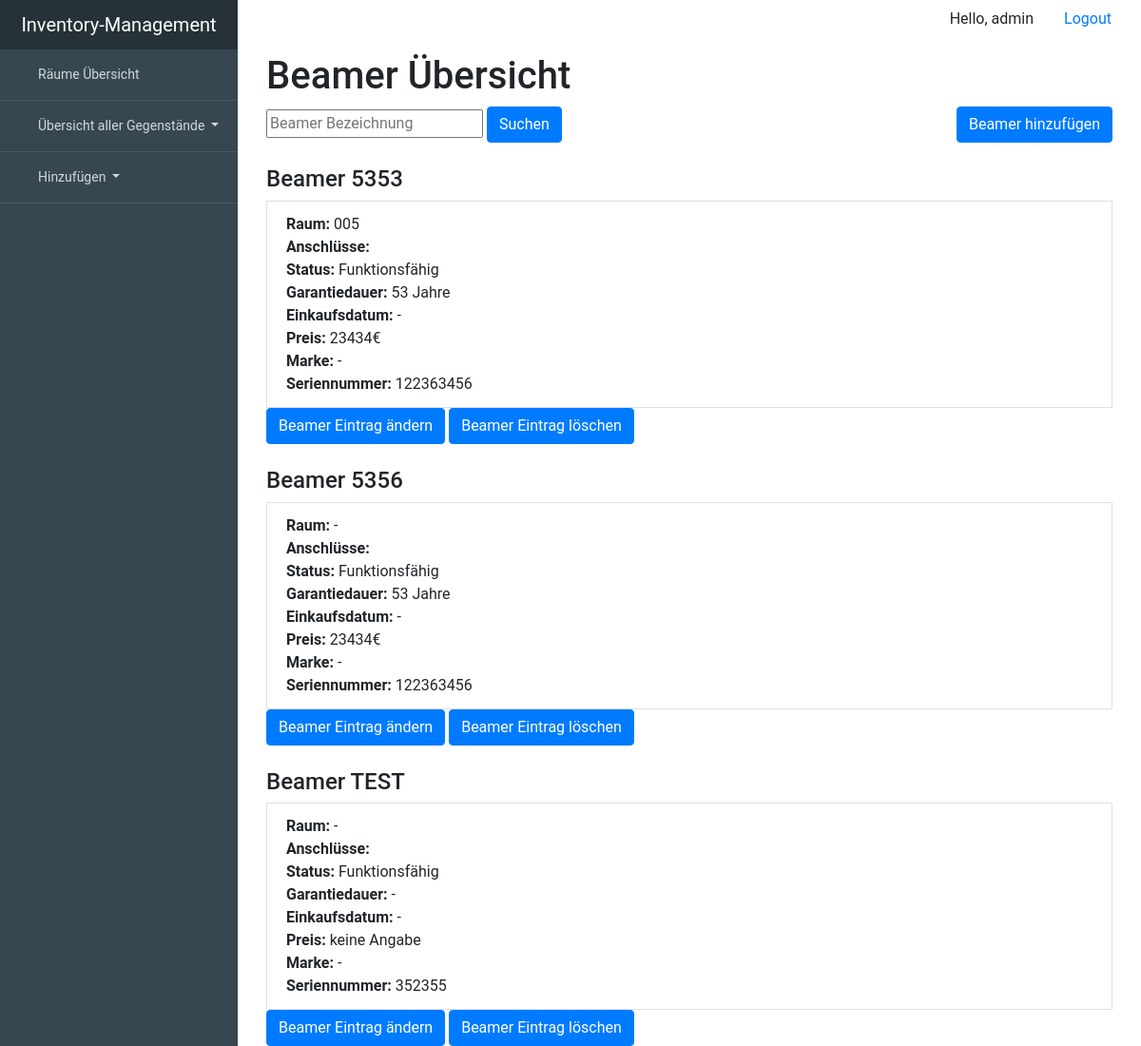
The page /beamer/all (signed in) on the database its author committed.
### inventory_managementsentials/models.py (models this page shows, shortened)
class Device(models.Model):
    room = models.ForeignKey('Room', null=True, blank=True, on_delete=models.SET_NULL)
    description = models.CharField(max_length=99, unique=True, primary_key=True)
    working = 'working'
    broken = 'broken'
    status_choice = [(working, "working"), (broken, "broken")]
    status = models.CharField(choices=status_choice, max_length=7, blank=True, null=True)
    serialnumber = models.CharField(max_length=99, blank=True, null=True)
    warranty_period = models.IntegerField(blank=True, null=True)
    date_of_purchase = models.DateTimeField(blank=True, null=True)
    price = models.IntegerField(blank=True, null=True)
    brand = models.ForeignKey(Brand, on_delete=models.SET_NULL, blank=True, null=True)
    class Meta:
        abstract = True

class Beamer(Device):
    HDMI = models.BooleanField(blank=True, null=True)
    VGA = models.BooleanField(blank=True, null=True)
    DVI = models.BooleanField(blank=True, null=True)
    DB = models.BooleanField(blank=True, null=True)
    USBTypeC = models.BooleanField(blank=True, null=True)
    class Meta:
        verbose_name = "Beamer"
        verbose_name_plural = "Beamers"

class Room(models.Model):
    description = models.CharField(max_length=99, unique=True, primary_key=True)
    location = models.ForeignKey('Location', null=True, on_delete=models.SET_NULL, blank=True)
    blackboard = models.BooleanField(blank=True, null=True)
    chair = models.DecimalField(blank=True, max_digits=3, decimal_places=0, null=True)
    table = models.DecimalField(blank=True, max_digits=3, decimal_places=0, null=True)
    def __str__(self):
        return self.description
    class Meta:
        verbose_name = "room"
        verbose_name_plural = "rooms"

### inventory_managementsentials/views.py (the view)
# urls.py: url(r'^beamer/all$', views.BeamerView.as_view(), name='BeamerView'),
class BeamerView(LoginRequiredMixin, generic.ListView):
    login_url = 'inventory_managementsentials:login'
    template_name = 'inventory_managementsentials/all/all_beamers.html'
    context_object_name = 'beamer_list'
    def get_queryset(self):
        filter_description = self.request.GET.get('beamer_description', None)
        if filter_description is not None:
            print(Beamer.objects.filter(description__icontains=filter_description))
            return Beamer.objects.filter(description__icontains=filter_description)
        else:
            return Beamer.objects.order_by('description')

### inventory_managementsentials/templates/inventory_managementsentials/all/all_beamers.html (shortened to what this page needs)
{% extends "inventory_managementsentials/base.html" %}
{% block content %}
    <div class="container">
        <header>
            <div class="editor-indent" style=" margin-right: 50px">
                <div class="inner">
                    <h1>Beamer Übersicht </h1>
                </div>
            </div>
        </header>
    <div>
        <form method="GET" action="/beamer/all">
                <input type="text" name="beamer_description" placeholder="Beamer Bezeichnung">
                <button type="submit" class="btn btn-primary">Suchen</button>
                <a href='/add/beamer/' class="btn btn-primary" style="float:right">Beamer hinzufügen</a>
            </form>
    </div>
        <div class="whatever_else_you_need">
            {% if beamer_list %}
                {% for beamer in beamer_list %}
                    <div class="list-group">
                        <br>
                        <h4 class="list-group-itemlist-group-item-action active">Beamer {{ beamer.description }}</h4>
                        <a class="list-group-item list-group-item-action">
                            <strong>Raum: </strong>{{ beamer.room|default_if_none:'-' }}<br>
                            <strong>Anschlüsse:</strong>
                            {% if beamer.USBTypeC %}USBTypeC,{% endif %}<br>
                            <strong>Status:</strong>
                        {% if beamer.status == 'working' %}
                            Funktionsfähig
                        {% elif beamer.status == 'broken' %}
                            <strong>Defekt</strong>
                        {% else %}
                            -
                        {% endif %}<br>
                            <strong>Garantiedauer:</strong>
                        {% if beamer.warranty_period %}
                            {{ beamer.warranty_period }} Jahre
                        {% else %}
                            -
                        {% endif %}
                        <br>
                            <strong>Einkaufsdatum:</strong> {{ beamer.date_of_purchase|default_if_none:'-' }}<br>
                            <strong>Preis:</strong>
                        {% if beamer.price %}
                            {{ beamer.price}}€
                        {% else %}
                            keine Angabe
                        {% endif %}
                        <br>
                            <strong>Marke:</strong> {{ beamer.brand|default_if_none:'-'}}<br>
                            <strong>Seriennummer: </strong> {{ beamer.serialnumber|default_if_none:'-'}}<br>
                        </a>
                        <div>
                            <a href='/update/beamer/{{ beamer.description }}' class="btn btn-primary">Beamer Eintrag ändern</a>
                            <a href='/delete/beamer/{{ beamer.description }}' class="btn btn-primary">Beamer Eintrag löschen</a>
                        </div>
                    </div>
                {% endfor %}
        </div>
            {% else %}
                <p>Keine Beamer vorhanden.</p>
            {% endif %}
    </div>
{% endblock %}

### inventory_managementsentials/templates/inventory_managementsentials/base.html (shortened to what this page needs)
{% load static %}
<!DOCTYPE html>
<html lang="de">
<head>
    <link rel="stylesheet"
          href="https://stackpath.bootstrapcdn.com/bootstrap/4.4.1/css/bootstrap.min.css"
>
</head>
<body>
<div id="viewport">
  <div id="sidebar">
    <header>
      <a href="#">Inventory-Management</a>
    </header>
    <ul class="nav flex-column">
      <li class="nav-item">
        <a class="nav-link" href="{% url 'inventory_managementsentials:RoomView' %}">
           Räume Übersicht
        </a>
      </li>
        <li class="nav-item dropdown">
      <a class="nav-link dropdown-toggle" href="#" id="navbardrop" data-toggle="dropdown">
          Übersicht aller Gegenstände
      </a>
    </li>
        <li class="nav-item dropdown">
      <a class="nav-link dropdown-toggle" href="#" id="navbardrop" data-toggle="dropdown">
          Hinzufügen
      </a>
    </li>
    </ul>
  </div>
      <div class="container" >
        <ul class="nav justify-content-end">
            <li class="nav-item">
                <p class="nav-link">Hello, {{ request.user }}</p>
            </li>
          <li class="nav-item">
            <a class="nav-link" href="{% url 'inventory_managementsentials:logout' %}">Logout</a>
          </li>
        </ul>
      </div>
<div id="content">
    <div class="container-fluid">
      {% block content %}
      {% endblock content %}
    </div>
  </div>
</div>
</body>
</html>

### inventory_managementsentials/templates/inventory_managementsentials/base.html (style rules this page uses)
body { overflow-x: hidden; font-family: 'Roboto', sans-serif; font-size: 16px; }
#viewport { padding-left: 250px; -webkit-transition: all 0.5s ease; -moz-transition: all 0.5s ease; -o-transition: all 0.5s ease; transition: all 0.5s ease; }
#content { width: 100%; position: relative; margin-right: 0; }
#sidebar { z-index: 1000; position: fixed; left: 250px; width: 250px; height: 100%; margin-left: -250px; overflow-y: auto; background: #37474F; -webkit-transition: all 0.5s ease; -moz-transition: all 0.5s ease; -o-transition: all 0.5s ease; transition: all 0.5s ease; }
#sidebar header { background-color: #263238; font-size: 20px; line-height: 52px; text-align: center; }
#sidebar header a { color: #fff; display: block; text-decoration: none; }
#sidebar .nav a { background: none; border-bottom: 1px solid #455A64; color: #CFD8DC; font-size: 14px; padding: 16px 24px; }

### rows shown on the page
Beamer: description "5353", room "005", status "Funktionsfähig", warranty_period "53", date_of_purchase "-", price "23434", brand "-", serialnumber "122363456"
Beamer: description "5356", room "-", status "Funktionsfähig", warranty_period "53", date_of_purchase "-", price "23434", brand "-", serialnumber "122363456"
Beamer: description "TEST", room "-", status "Funktionsfähig", date_of_purchase "-", shows "keine Angabe", brand "-", serialnumber "352355"

### other values the page prints
{{ request.user }} "admin"
